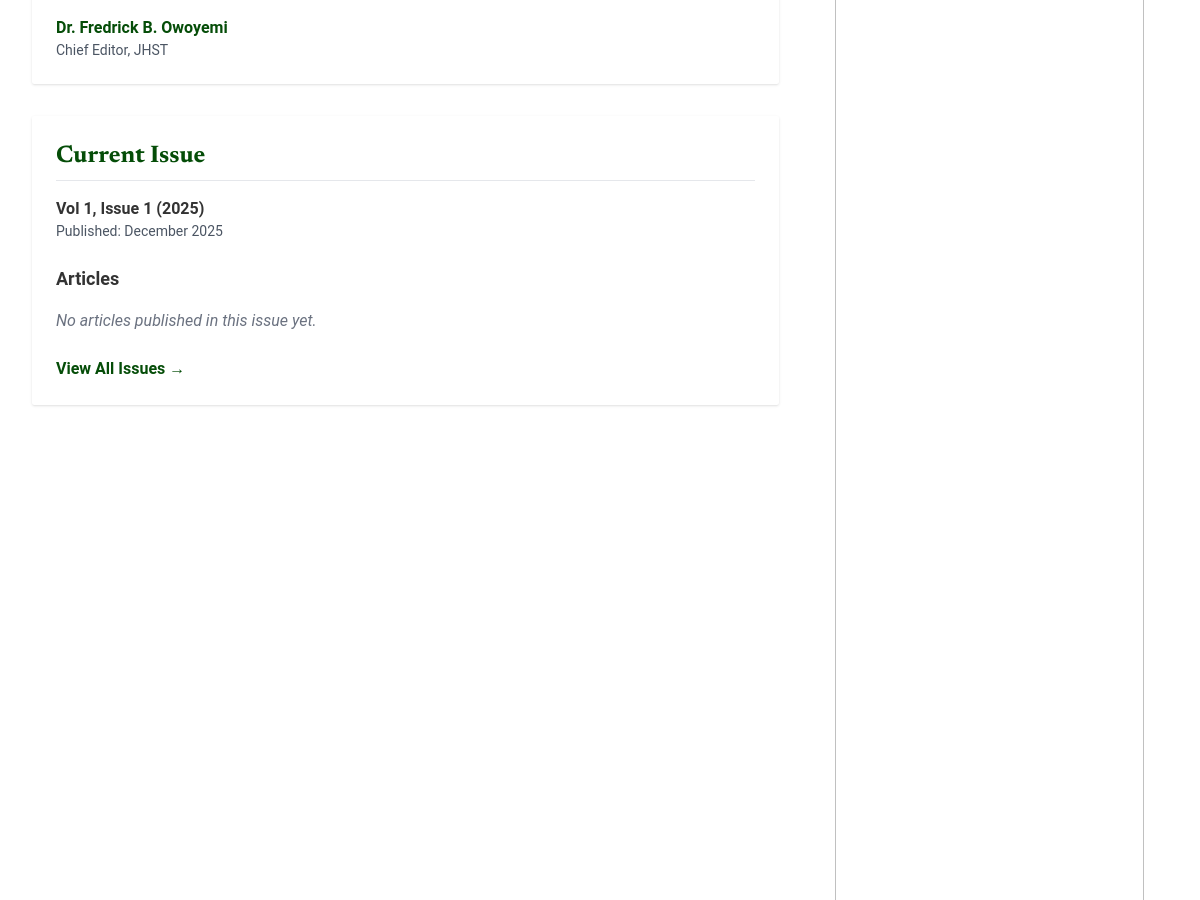
Before: / (middle part) with the older database file.
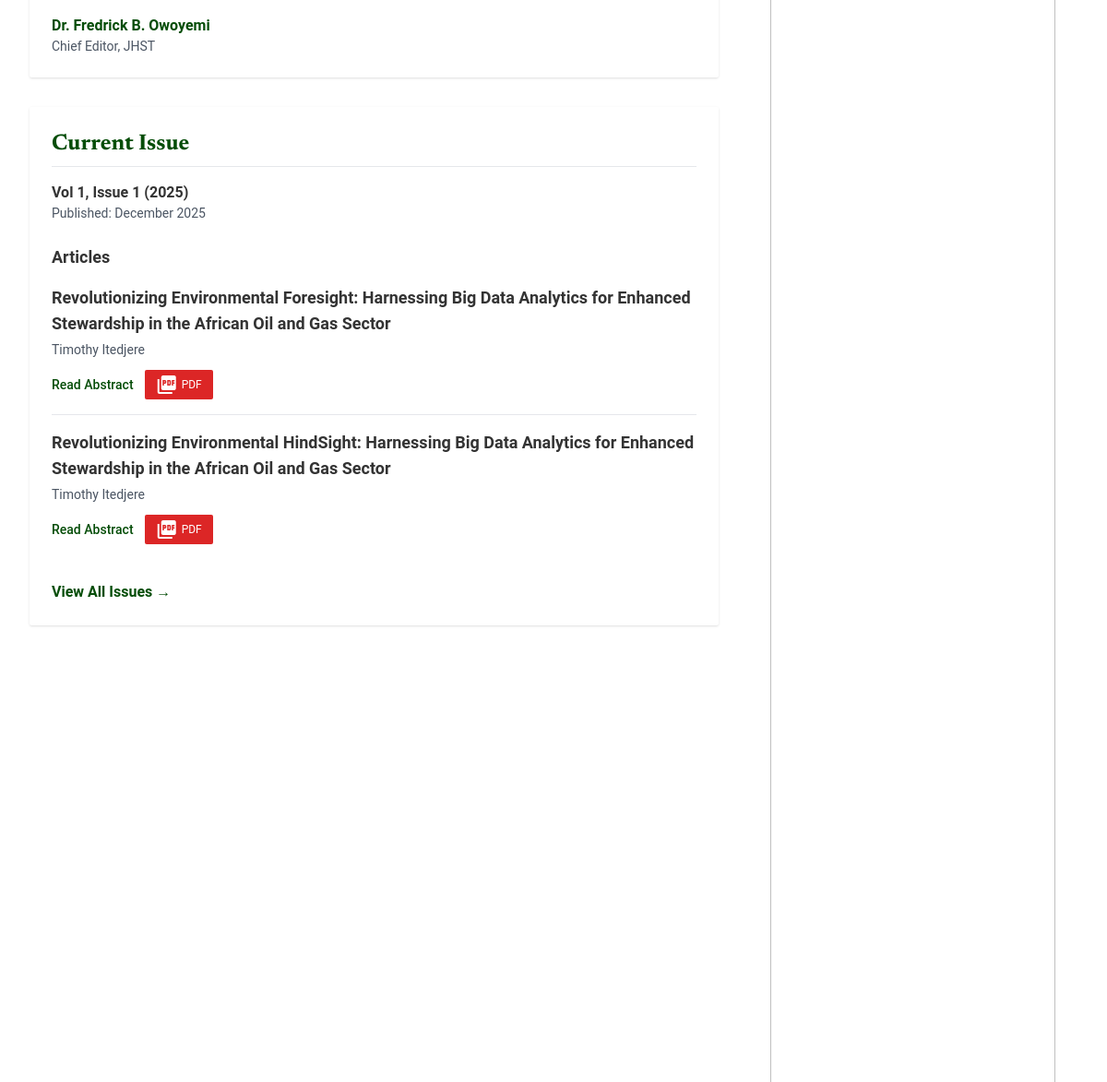
After: the same page with the newer database file.
### journal/models.py (models this page shows, shortened)
class Article(models.Model):
    manuscript = models.OneToOneField(Manuscript, on_delete=models.CASCADE)
    issue = models.ForeignKey(Issue, on_delete=models.CASCADE, related_name='articles')
    page_start = models.IntegerField(null=True, blank=True)
    page_end = models.IntegerField(null=True, blank=True)
    doi = models.CharField(max_length=100, unique=True, blank=True, null=True)

class Manuscript(models.Model):
    STATUS_CHOICES = [
        ('submitted', 'Submitted'),
        ('under_review', 'Under Review'),
        ('accepted', 'Accepted'),
        ('rejected', 'Rejected'),
        ('published', 'Published'),
    ]
    title = models.CharField(max_length=255)
    abstract = models.TextField()
    file = models.FileField(upload_to='manuscripts/')
    co_authors = models.CharField(max_length=500, blank=True, help_text="Names of co-authors, separated by commas")
    affiliations = models.TextField(blank=True, help_text="Author affiliations")
    author = models.ForeignKey(User, on_delete=models.CASCADE, related_name='manuscripts')
    reviewer = models.ForeignKey(User, on_delete=models.SET_NULL, null=True, blank=True, related_name='assigned_manuscripts')
    submitted_date = models.DateTimeField(auto_now_add=True)
    status = models.CharField(max_length=20, choices=STATUS_CHOICES, default='submitted')
    keywords = models.CharField(max_length=255, help_text="Comma-separated keywords")

class User(AbstractUser):
    is_researcher = models.BooleanField(default=False)
    is_reviewer = models.BooleanField(default=False)
    is_editor = models.BooleanField(default=False)
    affiliation = models.CharField(max_length=255, blank=True)

### journal/views.py (the view)
# urls.py: path('', views.index, name='index'),
def index(request):
    latest_issues = Issue.objects.all().order_by('-publication_date')[:5]
    return render(request, 'journal/index.html', {'latest_issues': latest_issues})

### journal/models.py (called while the page is built)
    def __str__(self):
        return f"Vol {self.volume.number}, Issue {self.number}"

### templates/journal/index.html (shortened to what this page needs)
﻿{% extends 'base.html' %} {% load static %} {% block content %}
<div class="grid grid-cols-1 lg:grid-cols-3 gap-8">
  <main class="lg:col-span-2 space-y-8">
    <section class="bg-card-light dark:bg-card-dark p-6 rounded shadow">
      <div class="clearfix">
        <div>
          <p class="font-semibold text-primary">Dr. Fredrick B. Owoyemi</p>
          <p class="text-sm text-gray-600 dark:text-gray-400">
            Chief Editor, JHST
          </p>
        </div>
      </div>
    </section>
    <section class="bg-card-light dark:bg-card-dark p-6 rounded shadow">
      <h2
        class="text-2xl font-display font-bold border-b border-border-light dark:border-border-dark pb-2 mb-4 text-primary"
      >
        Current Issue
      </h2>
      {% if latest_issues %}
      <div class="mb-6">
        {% with issue=latest_issues.0 %}
        <p class="font-bold">
          {{ issue }} ({{ issue.publication_date|date:"Y" }})
        </p>
        <p class="text-sm text-gray-600 dark:text-gray-400">
          Published: {{ issue.publication_date|date:"F Y" }}
        </p>
      </div>
      <h3 class="font-bold text-lg mb-4">Articles</h3>
      <div class="space-y-4">
        {% if issue.articles.all %} {% for article in issue.articles.all %}
        <div
          class="border-b border-border-light dark:border-border-dark pb-4 last:border-0"
        >
          <p class="font-semibold text-lg mb-1">
            <a
              href="{% url 'article_detail' article.id %}"
              class="hover:text-primary transition-colors"
            >
              {{ article.manuscript.title }}
            </a>
          </p>
          <p class="text-sm text-gray-600 dark:text-gray-400 mb-3">
            {{ article.manuscript.author.get_full_name|default:article.manuscript.author.username }}
          </p>
          <div class="flex items-center gap-3">
            <a
              href="{% url 'article_detail' article.id %}"
              class="inline-flex items-center text-sm font-medium text-primary hover:underline"
            >
              Read Abstract
            </a>
            {% if article.manuscript.file %}
            <a
              class="inline-flex items-center bg-red-600 text-white px-3 py-1 rounded text-xs hover:bg-red-700 transition"
              href="{{ article.manuscript.file.url }}"
              target="_blank"
            >
              <span class="material-icons text-sm mr-1">picture_as_pdf</span>
              PDF
            </a>
            {% endif %}
          </div>
        </div>
        {% endfor %} {% else %}
        <p class="text-gray-500 italic">
          No articles published in this issue yet.
        </p>
        {% endif %}
      </div>
      {% endwith %}
      <div class="mt-6">
        <a class="text-primary hover:underline font-semibold" href="#"
          >View All Issues →</a
        >
      </div>
      {% else %}
      <div class="mb-6">
        <p>No issues published yet.</p>
      </div>
      {% endif %}
    </section>
  </main>
  {% include 'includes/sidebar.html' %}
</div>
{% endblock %}

Changed rows visible on the page:
added Article: manuscript "Revolutionizing Environmental Foresight: Harnessing Big Data Analytics for Enhanced Stewardship in the African Oil and Gas Sector", manuscript.author.get_full_name "Timothy Itedjere"
added Article: manuscript "Revolutionizing Environmental HindSight: Harnessing Big Data Analytics for Enhanced Stewardship in the African Oil and Gas Sector", manuscript.author.get_full_name "Timothy Itedjere"
Other visible differences:
text no longer shown: "No articles published in this issue yet."
